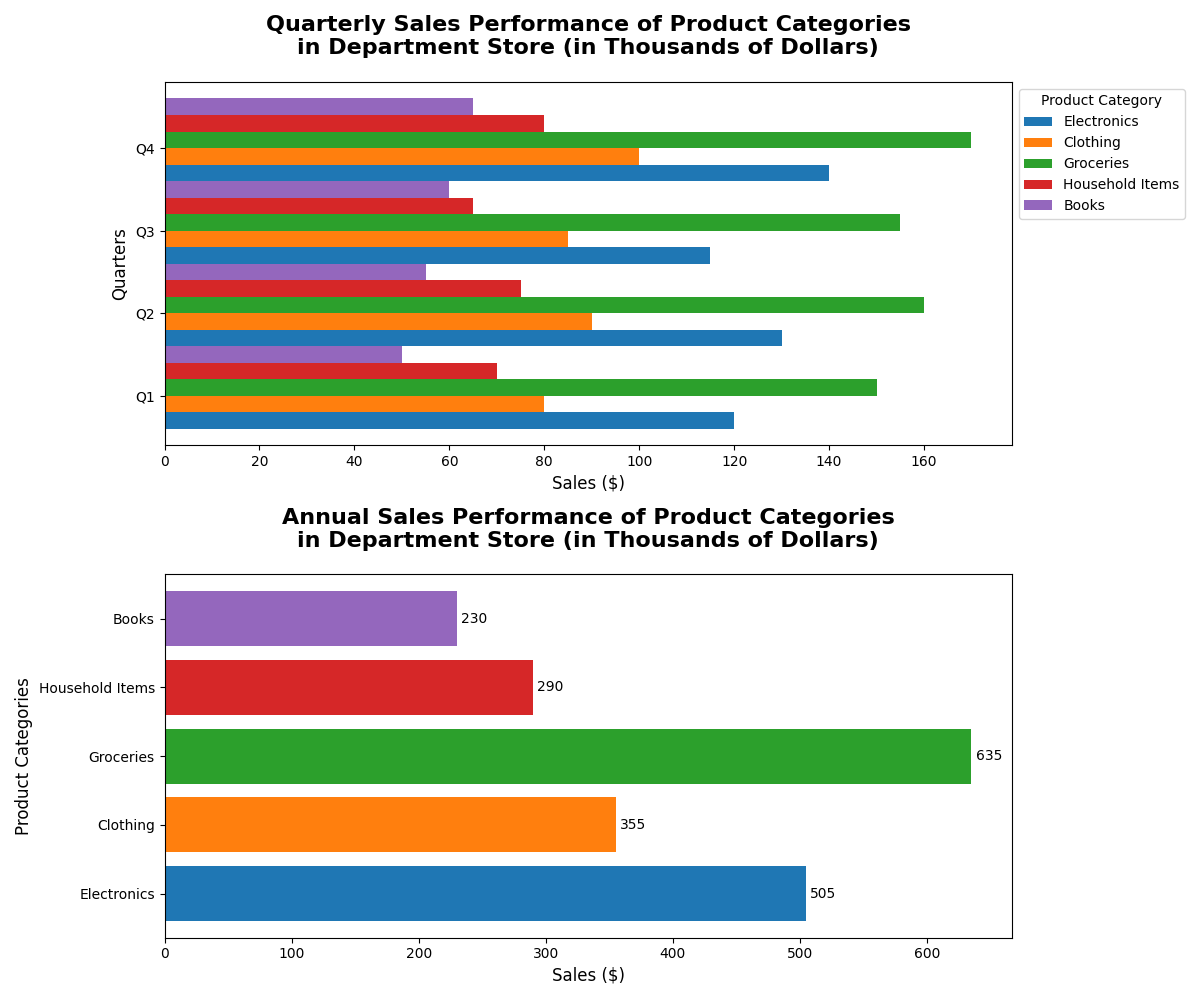

This chart was generated by the following Python code:
import matplotlib.pyplot as plt
import numpy as np

categories = ['Electronics', 'Clothing', 'Groceries', 'Household Items', 'Books']
quarters = ['Q1', 'Q2', 'Q3', 'Q4']

sales_data = np.array([
    [120, 130, 115, 140],  
    [80, 90, 85, 100],     
    [150, 160, 155, 170],  
    [70, 75, 65, 80],      
    [50, 55, 60, 65],      
])

fig, (ax1, ax2) = plt.subplots(2, 1, figsize=(12, 10))

bar_height = 0.2
bar_positions = np.arange(len(quarters))

for i, category in enumerate(categories):
    ax1.barh(bar_positions + i * bar_height, sales_data[i, :], height=bar_height, label=category)

ax1.set_title('Quarterly Sales Performance of Product Categories\nin Department Store (in Thousands of Dollars)', fontsize=16, fontweight='bold', pad=20)
ax1.set_ylabel('Quarters', fontsize=12)
ax1.set_xlabel('Sales ($)', fontsize=12)
ax1.set_yticks(bar_positions + bar_height * 1.5)
ax1.set_yticklabels(quarters, fontsize=10)
ax1.legend(title='Product Category', loc='upper left', bbox_to_anchor=(1, 1))

annual_sales = np.sum(sales_data, axis=1)

ax2.barh(categories, annual_sales, color=['#1f77b4', '#ff7f0e', '#2ca02c', '#d62728', '#9467bd'])

for idx, category in enumerate(categories):
    ax2.annotate(f'{annual_sales[idx]:,}', 
                 xy=(annual_sales[idx], idx), 
                 xytext=(3, 0),
                 textcoords="offset points",
                 ha='left', va='center', fontsize=10, color='black')

ax2.set_title('Annual Sales Performance of Product Categories\nin Department Store (in Thousands of Dollars)', fontsize=16, fontweight='bold', pad=20)
ax2.set_ylabel('Product Categories', fontsize=12)
ax2.set_xlabel('Sales ($)', fontsize=12)

plt.tight_layout()
plt.show()
